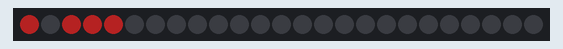
Bench run of a program on a simulated Raspberry Pi Pico running MicroPython. On the bench: 25 RGB LEDs in strip order, left to right. Dim RGB values are drawn brighter than linear; library files of the repository ran but are not shown: font.py; what the program prints to the serial console is not drawn. At 27.5 s the program stops and its outputs stay as they are.

Above: at 0.09 s.
At 3.46 s:
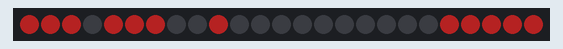
At 6.9 s:
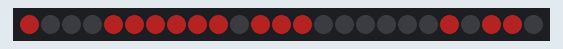
At 13.71 s:
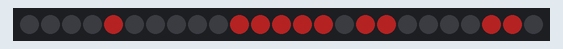
At 20.52 s:
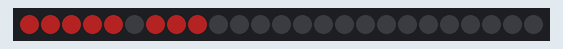
At 27.33 s:
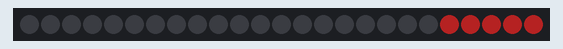

The program:

scroller.py
```python
import machine
import utime
import neopixel
import math
from font import Font

BLANK_COLOR = (0,0,0)
BACKGROUND_COLOR = (0,0,0)
FORGROUND_COLOR = (64,12,12)
DELEAY=0.08
PAUSE=0.12
SCREEN_LEN=5*5

class Scroller():
    def __init__(self):
        self.pixels = neopixel.NeoPixel(machine.Pin(29),SCREEN_LEN)
        self.pixels.fill((0,0,0))
        self.pixels.write()
        self.font = Font()
        self.logging = False

    def draw(self,bitmap,offset=0):
        pixel_color = BACKGROUND_COLOR
        for i in range(25):
            if i+offset<0 or i+offset>len(bitmap)-1:
                pixel_color=BACKGROUND_COLOR
            else:
                if bitmap[i+offset]:
                    pixel_color=FORGROUND_COLOR
                else:
                   pixel_color=BACKGROUND_COLOR
            self.pixels[24-i]=pixel_color
        self.pixels.write()

    def get_word_bitmap(self, word):
        out_glyf = []
        for letter in word:
            out_glyf += self.font.get_glyf_bitmap(letter.lower())
        return out_glyf

    def log(self, log):
        if self.logging:
            print(log)

    def draw_text(self, text=""):
        if text=="":
            return
        self.log(f"Scrolling text: {text}")
        self.log("Press Ctrl+C to quit.\n")
        for word in text.split(' '):
            self.marquee(self.get_word_bitmap(word))

    def marquee(self,bitmap,loop=False):
        offset=-SCREEN_LEN
        bit_len=len(bitmap)
        while True:
            self.draw(bitmap,offset)
            if offset==0 and bit_len == SCREEN_LEN:
                utime.sleep(PAUSE)
            else:
                utime.sleep(DELEAY)
            offset += 5
            if offset > bit_len:
                offset=-SCREEN_LEN
                if not loop:
                    return

    def run(self, message="Specialized Microcontroller-Oriented Lightweight Operating System"):
        self.draw_text(message)

if __name__ == '__main__':
    scroller = Scroller()
    scroller.logging = True
    scroller.run()
```
